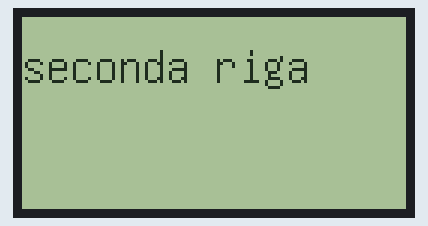
This sketch was run on a simulated Arduino Uno, built with avr-gcc and run on an emulated ATmega328P. Parts: 128×64 one-colour display.

Above: at 0.1 s.
At 0.7 s:
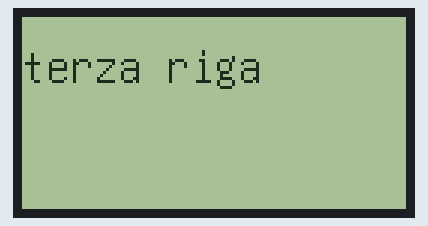
At 1.2 s:
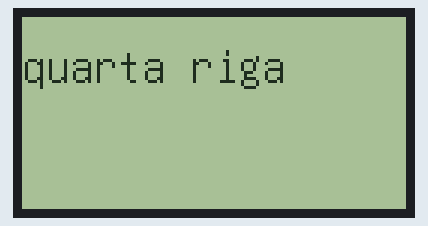
At 1.8 s:
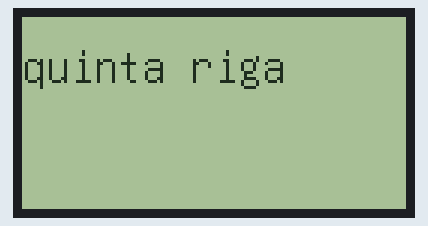
At 2.3 s:
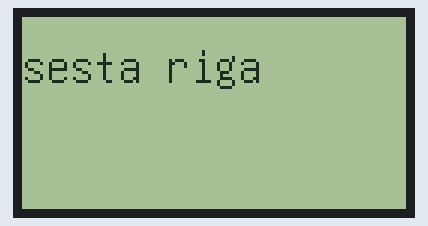
At 2.8 s:
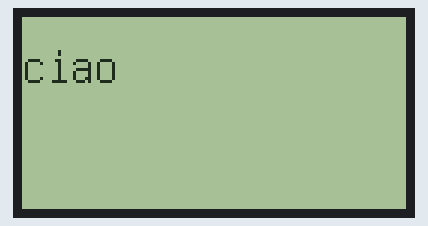

The sketch:

HelloWorld2.ino
```cpp
#include "U8glib.h"

U8GLIB_ST7920_128X64_4X u8g(8, 9, 10);	// SPI Com: SCK = en = 18, MOSI = rw = 16, CS = di = 17

char* dIsplay[6]={"prima riga","seconda riga","terza riga","quarta riga","quinta riga","sesta riga"};

void draw(void) {
  // graphic commands to redraw the complete screen should be placed here
  u8g.setFont(u8g_font_unifont);
  //u8g.setFont(u8g_font_osb21);
  u8g.drawStr( 0, 22, dIsplay[0]);
}

void Push(char** a, char* b){
  a[0]=a[1];
  a[1]=a[2];
  a[2]=a[3];
  a[3]=a[4];
  a[4]=a[5];
  a[5]=b;
}

void setup(void) {
    u8g.setColorIndex(1);         // pixel on
}

void loop(void) {
Push(dIsplay,"ciao");
  // picture loop
  u8g.firstPage();
  do {
    draw();
  } while( u8g.nextPage() );

  // rebuild the picture after some delay
  delay(500);
}
```

Measured:
- what the display in image 1 shows lasts 0.6 s, from 0.6 s to 1.2 s
- what the display in image 3 shows lasts 0.6 s, from 1.7 s to 2.3 s
